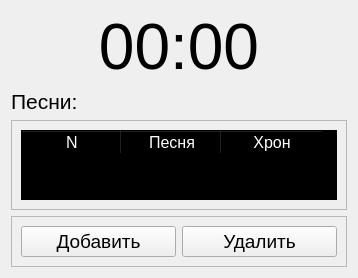
        <widget class="QWidget" name="Song_Column" native="true">
         <property name="sizePolicy">
          <sizepolicy hsizetype="Preferred" vsizetype="Preferred">
           <horstretch>1</horstretch>
           <verstretch>0</verstretch>
          </sizepolicy>
         </property>
         <layout class="QVBoxLayout" name="verticalLayout_4">
          <item>
           <widget class="QLabel" name="song_timer">
            <property name="font">
             <font>
              <pointsize>48</pointsize>
             </font>
            </property>
            <property name="text">
             <string>00:00</string>
            </property>
            <property name="scaledContents">
             <bool>true</bool>
            </property>
            <property name="alignment">
             <set>Qt::AlignCenter</set>
            </property>
           </widget>
          </item>
          <item>
           <widget class="QLabel" name="Songs_labe">
            <property name="font">
             <font>
              <pointsize>16</pointsize>
             </font>
            </property>
            <property name="text">
             <string>Песни:</string>
            </property>
           </widget>
          </item>
          <item>
           <widget class="QFrame" name="Songs_Table_Frame">
            <property name="sizePolicy">
             <sizepolicy hsizetype="Expanding" vsizetype="Expanding">
              <horstretch>0</horstretch>
              <verstretch>0</verstretch>
             </sizepolicy>
            </property>
            <property name="frameShape">
             <enum>QFrame::StyledPanel</enum>
            </property>
            <property name="frameShadow">
             <enum>QFrame::Raised</enum>
            </property>
            <layout class="QHBoxLayout" name="horizontalLayout_4">
             <item>
              <widget class="QTableWidget" name="Songs_table">
               <property name="enabled">
                <bool>true</bool>
               </property>
               <property name="palette">
                <palette>
                 <active>
                  <colorrole role="WindowText">
                   <brush brushstyle="SolidPattern">
                    <color alpha="255">
                     <red>255</red>
                     <green>255</green>
                     <blue>255</blue>
                    </color>
                   </brush>
                  </colorrole>
                  <colorrole role="Button">
                   <brush brushstyle="SolidPattern">
                    <color alpha="255">
                     <red>0</red>
                     <green>0</green>
                     <blue>0</blue>
                    </color>
                   </brush>
                  </colorrole>
                  <colorrole role="Text">
                   <brush brushstyle="SolidPattern">
                    <color alpha="255">
                     <red>255</red>
                     <green>255</green>
                     <blue>255</blue>
                    </color>
                   </brush>
                  </colorrole>
                  <colorrole role="ButtonText">
                   <brush brushstyle="SolidPattern">
                    <color alpha="255">
                     <red>255</red>
                     <green>255</green>
                     <blue>255</blue>
                    </color>
                   </brush>
                  </colorrole>
                  <colorrole role="Base">
                   <brush brushstyle="SolidPattern">
                    <color alpha="255">
                     <red>0</red>
                     <green>0</green>
                     <blue>0</blue>
                    </color>
                   </brush>
                  </colorrole>
                  <colorrole role="Window">
                   <brush brushstyle="SolidPattern">
                    <color alpha="255">
                     <red>0</red>
                     <green>0</green>
                     <blue>0</blue>
                    </color>
                   </brush>
                  </colorrole>
                 </active>
                 <inactive>
                  <colorrole role="WindowText">
                   <brush brushstyle="SolidPattern">
                    <color alpha="255">
                     <red>255</red>
                     <green>255</green>
                     <blue>255</blue>
                    </color>
                   </brush>
                  </colorrole>
                  <colorrole role="Button">
                   <brush brushstyle="SolidPattern">
                    <color alpha="255">
                     <red>0</red>
                     <green>0</green>
                     <blue>0</blue>
                    </color>
                   </brush>
                  </colorrole>
                  <colorrole role="Text">
                   <brush brushstyle="SolidPattern">
                    <color alpha="255">
                     <red>255</red>
                     <green>255</green>
                     <blue>255</blue>
                    </color>
                   </brush>
                  </colorrole>
                  <colorrole role="ButtonText">
                   <brush brushstyle="SolidPattern">
                    <color alpha="255">
                     <red>255</red>
                     <green>255</green>
                     <blue>255</blue>
                    </color>
                   </brush>
                  </colorrole>
                  <colorrole role="Base">
                   <brush brushstyle="SolidPattern">
                    <color alpha="255">
                     <red>0</red>
                     <green>0</green>
                     <blue>0</blue>
                    </color>
                   </brush>
                  </colorrole>
                  <colorrole role="Window">
                   <brush brushstyle="SolidPattern">
                    <color alpha="255">
                     <red>0</red>
                     <green>0</green>
                     <blue>0</blue>
                    </color>
                   </brush>
                  </colorrole>
                 </inactive>
                 <disabled>
                  <colorrole role="WindowText">
                   <brush brushstyle="SolidPattern">
                    <color alpha="255">
                     <red>255</red>
                     <green>255</green>
                     <blue>255</blue>
                    </color>
                   </brush>
                  </colorrole>
                  <colorrole role="Button">
                   <brush brushstyle="SolidPattern">
                    <color alpha="255">
                     <red>0</red>
                     <green>0</green>
                     <blue>0</blue>
                    </color>
                   </brush>
                  </colorrole>
                  <colorrole role="Text">
                   <brush brushstyle="SolidPattern">
                    <color alpha="255">
                     <red>255</red>
                     <green>255</green>
                     <blue>255</blue>
                    </color>
                   </brush>
                  </colorrole>
                  <colorrole role="ButtonText">
                   <brush brushstyle="SolidPattern">
                    <color alpha="255">
                     <red>255</red>
                     <green>255</green>
                     <blue>255</blue>
                    </color>
                   </brush>
                  </colorrole>
                  <colorrole role="Base">
                   <brush brushstyle="SolidPattern">
                    <color alpha="255">
                     <red>0</red>
                     <green>0</green>
                     <blue>0</blue>
                    </color>
                   </brush>
                  </colorrole>
                  <colorrole role="Window">
                   <brush brushstyle="SolidPattern">
                    <color alpha="255">
                     <red>0</red>
                     <green>0</green>
                     <blue>0</blue>
                    </color>
                   </brush>
                  </colorrole>
                 </disabled>
                </palette>
               </property>
               <property name="font">
                <font>
                 <pointsize>12</pointsize>
                </font>
               </property>
               <property name="mouseTracking">
                <bool>true</bool>
               </property>
               <property name="contextMenuPolicy">
                <enum>Qt::ActionsContextMenu</enum>
               </property>
               <property name="autoFillBackground">
                <bool>true</bool>
               </property>
               <property name="frameShape">
                <enum>QFrame::StyledPanel</enum>
               </property>
               <property name="frameShadow">
                <enum>QFrame::Sunken</enum>
               </property>
               <property name="midLineWidth">
                <number>1</number>
               </property>
               <property name="sizeAdjustPolicy">
                <enum>QAbstractScrollArea::AdjustToContents</enum>
               </property>
               <property name="editTriggers">
                <set>QAbstractItemView::AllEditTriggers</set>
               </property>
               <property name="dragEnabled">
                <bool>true</bool>
               </property>
               <property name="dragDropOverwriteMode">
                <bool>false</bool>
               </property>
               <property name="dragDropMode">
                <enum>QAbstractItemView::InternalMove</enum>
               </property>
               <property name="defaultDropAction">
                <enum>Qt::IgnoreAction</enum>
               </property>
               <property name="alternatingRowColors">
                <bool>false</bool>
               </property>
               <property name="selectionMode">
                <enum>QAbstractItemView::SingleSelection</enum>
               </property>
               <property name="selectionBehavior">
                <enum>QAbstractItemView::SelectRows</enum>
               </property>
               <property name="textElideMode">
                <enum>Qt::ElideLeft</enum>
               </property>
               <property name="gridStyle">
                <enum>Qt::DashLine</enum>
               </property>
               <property name="sortingEnabled">
                <bool>true</bool>
               </property>
               <property name="wordWrap">
                <bool>true</bool>
               </property>
               <property name="cornerButtonEnabled">
                <bool>false</bool>
               </property>
               <attribute name="horizontalHeaderVisible">
                <bool>true</bool>
               </attribute>
               <attribute name="horizontalHeaderCascadingSectionResizes">
                <bool>true</bool>
               </attribute>
               <attribute name="horizontalHeaderDefaultSectionSize">
                <number>100</number>
               </attribute>
               <attribute name="horizontalHeaderHighlightSections">
                <bool>true</bool>
               </attribute>
               <attribute name="horizontalHeaderMinimumSectionSize">
                <number>40</number>
               </attribute>
               <attribute name="horizontalHeaderStretchLastSection">
                <bool>false</bool>
               </attribute>
               <attribute name="verticalHeaderVisible">
                <bool>false</bool>
               </attribute>
               <attribute name="verticalHeaderCascadingSectionResizes">
                <bool>true</bool>
               </attribute>
               <column>
                <property name="text">
                 <string>N</string>
                </property>
                <property name="textAlignment">
                 <set>AlignCenter</set>
                </property>
               </column>
               <column>
                <property name="text">
                 <string>Песня</string>
                </property>
               </column>
               <column>
                <property name="text">
                 <string>Хрон</string>
                </property>
               </column>
              </widget>
             </item>
            </layout>
           </widget>
          </item>
          <item>
           <widget class="QFrame" name="Song_Btn">
            <property name="sizePolicy">
             <sizepolicy hsizetype="Expanding" vsizetype="Fixed">
              <horstretch>0</horstretch>
              <verstretch>0</verstretch>
             </sizepolicy>
            </property>
            <property name="frameShape">
             <enum>QFrame::StyledPanel</enum>
            </property>
            <property name="frameShadow">
             <enum>QFrame::Raised</enum>
            </property>
            <layout class="QHBoxLayout" name="horizontalLayout_12">
             <item>
              <widget class="QPushButton" name="song_add_btn">
               <property name="font">
                <font>
                 <pointsize>14</pointsize>
                </font>
               </property>
               <property name="text">
                <string>Добавить</string>
               </property>
               <property name="flat">
                <bool>false</bool>
               </property>
              </widget>
             </item>
             <item>
              <widget class="QPushButton" name="song_rmv_btn">
               <property name="font">
                <font>
                 <pointsize>14</pointsize>
                </font>
               </property>
               <property name="styleSheet">
                <string notr="true">QPushButton{
font_size: 14px
}</string>
               </property>
               <property name="text">
                <string>Удалить</string>
               </property>
              </widget>
             </item>
            </layout>
           </widget>
          </item>
         </layout>
        </widget>
